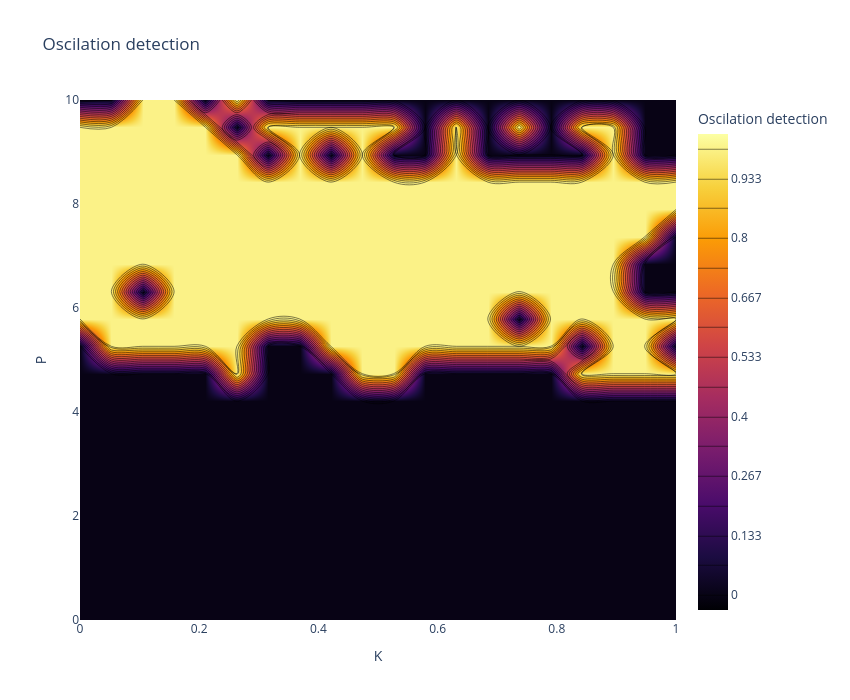
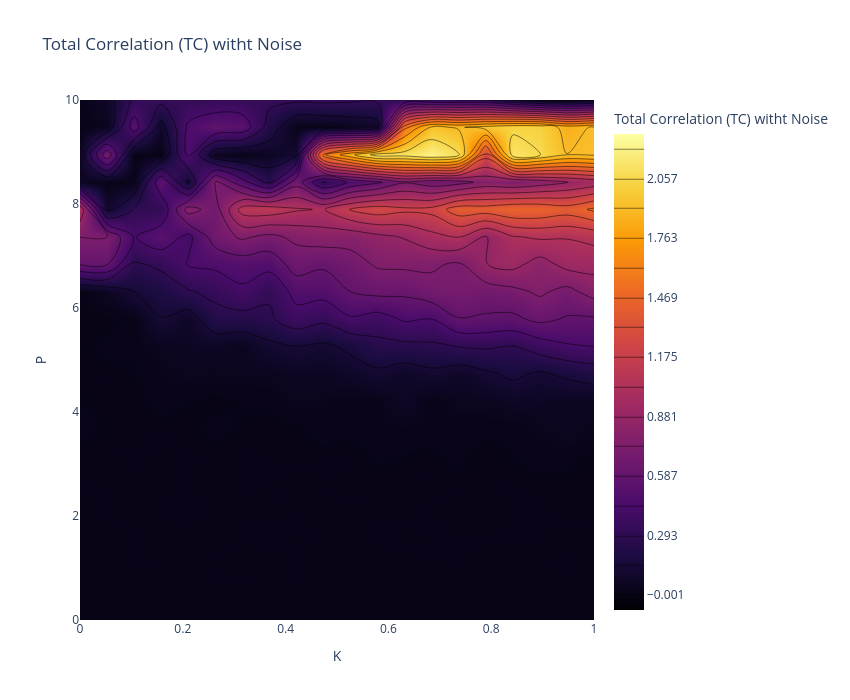
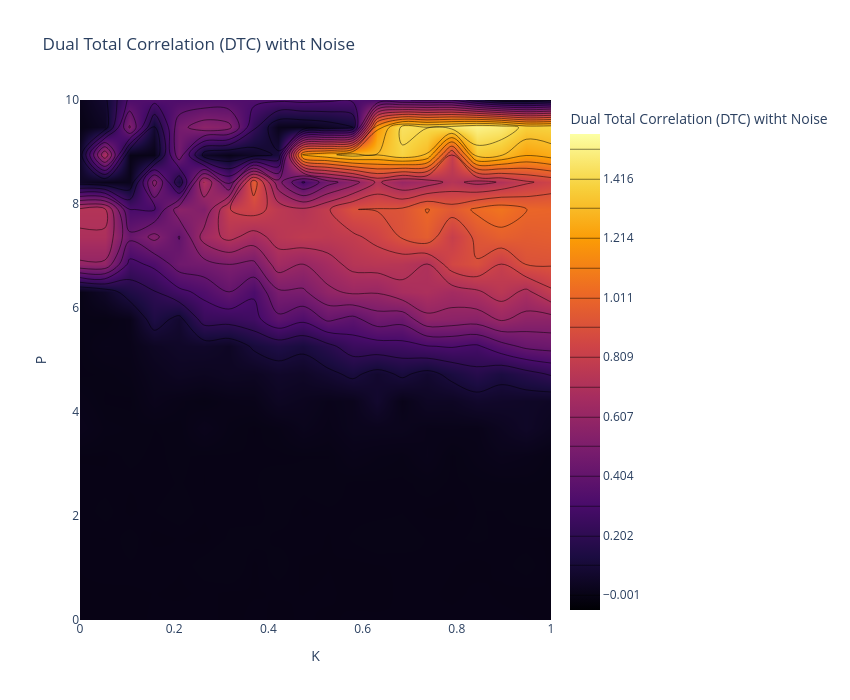
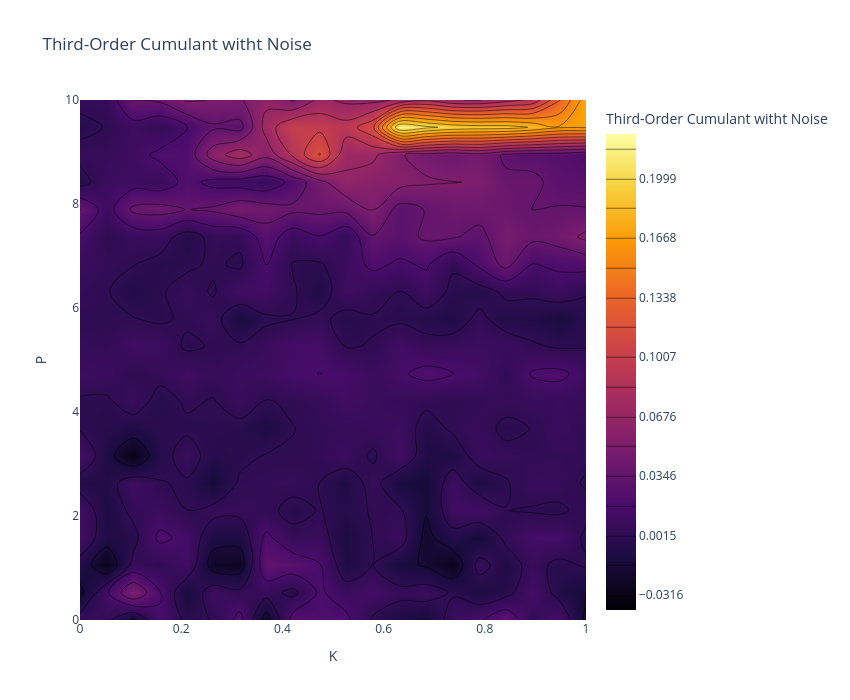

Here is the notebook cell these charts were saved with, in order:
### Markdown cell above
---
## **7. Oscillation Detection in $(P \times K$) Space** with noise
We perform a parameter sweep to detect oscillations in the $(P \times K$) space.

### Code cell
P_values = np.linspace(0.0, 10, 20)
K_values = np.linspace(0.0, 1.0, 20)
K3_values = np.linspace(0.0, 1.0, 20)
sigma_E = 0.03
#T=150 # 2 minutes
T=375
#T=10

# Matrices to store metrics with noise
TC_map_noise = np.zeros((len(P_values), len(K_values)))
DTC_map_noise = np.zeros((len(P_values), len(K_values)))
Cumulant_map_noise = np.zeros((len(P_values), len(K_values)))
PowerCorr_map_noise = np.zeros((len(P_values), len(K_values)))
Entropy_map_noise = np.zeros((len(P_values), len(K_values)))  # Nueva métrica
Entropy_map_skew = np.zeros((len(P_values), len(K3_values)))  # Nueva métrica
Entropy_map_kurt = np.zeros((len(P_values), len(K3_values)))  # Nueva métrica



# Matrix to store oscillation detection with noise
oscillation_map_noise = np.zeros((len(P_values), len(K3_values)), dtype=int)
# mean_map = np.zeros((len(P_values), len(K_values), N_nodes))

#initial state
seed = 42
rng = np.random.default_rng(seed)
state0 = 0.1 * rng.standard_normal(2 * N_nodes)

for i, P_val in enumerate(P_values):
    for j, K3_val in enumerate(K3_values):
        # Simulation with noise using the existing function for higher-order interactions
        # t, states = simulate_wc_stochastic(state0, P_val, K3_val, M, T, dt, sigma_E=sigma_E, higher_order=True, T_ho=T_ho)
        P_vec = np.array([P_val, P_val, P_val])
        t, states = simulate_wc_higher_order_additive_stochastic(state0, P_vec, K3_val, T_ho, T, dt, sigma_E)
        start_idx = int(0.2 * len(t))

        E_node = states[start_idx:, :N_nodes]
        I_node = states[start_idx:, N_nodes:]

        # Oscillation detection using the existing function
        is_lc1, _, _, _ = detect_limit_cycle_poincare(E_node[:, 0], I_node[:, 0], dt, threshold_ratio=0.05, period_cv_threshold=0.05)
        is_lc2, _, _, _ = detect_limit_cycle_poincare(E_node[:, 0], I_node[:, 0], dt, threshold_ratio=0.05, period_cv_threshold=0.05)
        is_lc3, _, _, _ = detect_limit_cycle_poincare(E_node[:, 0], I_node[:, 0], dt, threshold_ratio=0.05, period_cv_threshold=0.05)
        oscillation_map_noise[i, j]  = int((is_lc1==True) and (is_lc2==True) and (is_lc3==True))

        # quitar transiente (ej. mitad inicial)
        # cut = int(0.5 * len(t))
        # E_ss = E_node[cut:, :]
        # mean firing por nodo
        # mean_map[i, j, :] = np.mean(E_ss, axis=0)


        # Remove transient
        E = states[start_idx:, :N_nodes]

        # Data matrix for higher-order metrics
        X = E.copy()

        # Covariance matrix
        Sigma = np.cov(X.T)

        # Higher-order metrics using the existing functions
        TC_map_noise[i, j] = TC_gauss(Sigma)
        DTC_map_noise[i, j] = DTC_gauss(Sigma)
        skew, kurt = dev_gauss(X)  # Cálculo de la entropía
        Entropy_map_skew[i, j] = skew
        Entropy_map_kurt[i, j] = kurt
        #Entropy_map_noise[i, j] = dev_gauss(Sigma)  # Cálculo de la entropía
        if X.shape[1] == 3:
            Cumulant_map_noise[i, j] = cumulants(X)
            PowerCorr_map_noise[i, j] = powercorr(X)

    if (i + 1) % 5 == 0:
        print(f"Progress: {i+1}/{len(P_values)}")

# Visualization using the existing function
# plot_oscillation_map(oscillation_map_noise, P_values, K3_values, title="Oscillation Detection (P-K3) with Noise")

# Visualization using the existing functions

#cleaing the matrix
TC_clean = clean_rowwise_signed(TC_map_noise, n_std=2)
DTC_clean = clean_rowwise_signed(DTC_map_noise, n_std=2)
Cumulant_clean = clean_rowwise_signed(Cumulant_map_noise,n_std=2)
PowerCorr_clean = clean_rowwise_signed(PowerCorr_map_noise,n_std=2)
Skew_clean = clean_rowwise_signed(Entropy_map_skew,n_std=2)
Kurt_clean = clean_rowwise_signed(Entropy_map_kurt,n_std=2)

# visualization the matrix cleaned
plot_metrics_contour(oscillation_map_noise, P_values, K3_values, title="Oscilation detection")

plot_metrics_contour(TC_clean, P_values, K3_values, title="Total Correlation (TC) witht Noise")
plot_metrics_contour(DTC_clean, P_values, K3_values, title="Dual Total Correlation (DTC) witht Noise")
plot_metrics_contour(Cumulant_clean, P_values, K3_values, title="Third-Order Cumulant witht Noise")
plot_metrics_contour(PowerCorr_clean, P_values, K3_values, title="Triple Power Correlation witht Noise")
plot_metrics_contour(Skew_clean, P_values, K3_values, title="skew with Noise")
plot_metrics_contour(Kurt_clean, P_values, K3_values, title="Kurt with Noise")



#os.makedirs("results", exist_ok=True)
np.savez_compressed(
    "../results/metrics_Coupling_diffusive_noise.npz",
    oscillation_map=oscillation_map_noise,
    TC=TC_clean,
    DTC=DTC_clean,
    cumulant=Cumulant_clean,
    powercorr=PowerCorr_clean,
    skew=Skew_clean,
    kurt=Kurt_clean,
    P=P_values,
    K3=K3_values
)

### Figure 1 — Plotly figure (JSON) as saved in the notebook; plotly's stock layout.template omitted (floating-point values rounded to 4 significant figures; data arrays with more than 128 entries replaced by an {"elided": "..."} marker saying what was removed)
{"data": [{"colorbar": {"title": {"text": "Oscilation detection"}}, "colorscale": [[0, "#000004"], [0.1111, "#1b0c41"], [0.2222, "#4a0c6b"], [0.3333, "#781c6d"], [0.4444, "#a52c60"], [0.5556, "#cf4446"], [0.6667, "#ed6925"], [0.7778, "#fb9b06"], [0.8889, "#f7d13d"], [1, "#fcffa4"]], "contours": {"coloring": "heatmap", "end": 1, "showlines": true, "size": 0.06667, "start": 0}, "type": "contour", "x": [0.0, 0.05263, 0.1053, 0.1579, 0.2105, 0.2632, 0.3158, 0.3684, 0.4211, 0.4737, 0.5263, 0.5789, 0.6316, 0.6842, 0.7368, 0.7895, 0.8421, 0.8947, 0.9474, 1.0], "y": [0.0, 0.5263, 1.053, 1.579, 2.105, 2.632, 3.158, 3.684, 4.211, 4.737, 5.263, 5.789, 6.316, 6.842, 7.368, 7.895, 8.421, 8.947, 9.474, 10.0], "z": {"elided": "20x20 int values"}}], "layout": {"height": 700, "title": {"text": "Oscilation detection"}, "width": 850, "xaxis": {"title": {"text": "K"}}, "yaxis": {"title": {"text": "P"}}}}

### Figure 2 — Plotly figure (JSON) as saved in the notebook; plotly's stock layout.template omitted (floating-point values rounded to 4 significant figures; data arrays with more than 128 entries replaced by an {"elided": "..."} marker saying what was removed)
{"data": [{"colorbar": {"title": {"text": "Total Correlation (TC) witht Noise"}}, "colorscale": [[0, "#000004"], [0.1111, "#1b0c41"], [0.2222, "#4a0c6b"], [0.3333, "#781c6d"], [0.4444, "#a52c60"], [0.5556, "#cf4446"], [0.6667, "#ed6925"], [0.7778, "#fb9b06"], [0.8889, "#f7d13d"], [1, "#fcffa4"]], "contours": {"coloring": "heatmap", "end": 2.204, "showlines": true, "size": 0.147, "start": -0.0005871}, "type": "contour", "x": [0.0, 0.05263, 0.1053, 0.1579, 0.2105, 0.2632, 0.3158, 0.3684, 0.4211, 0.4737, 0.5263, 0.5789, 0.6316, 0.6842, 0.7368, 0.7895, 0.8421, 0.8947, 0.9474, 1.0], "y": [0.0, 0.5263, 1.053, 1.579, 2.105, 2.632, 3.158, 3.684, 4.211, 4.737, 5.263, 5.789, 6.316, 6.842, 7.368, 7.895, 8.421, 8.947, 9.474, 10.0], "z": {"elided": "20x20 float values"}}], "layout": {"height": 700, "title": {"text": "Total Correlation (TC) witht Noise"}, "width": 850, "xaxis": {"title": {"text": "K"}}, "yaxis": {"title": {"text": "P"}}}}

### Figure 3 — Plotly figure (JSON) as saved in the notebook; plotly's stock layout.template omitted (floating-point values rounded to 4 significant figures; data arrays with more than 128 entries replaced by an {"elided": "..."} marker saying what was removed)
{"data": [{"colorbar": {"title": {"text": "Dual Total Correlation (DTC) witht Noise"}}, "colorscale": [[0, "#000004"], [0.1111, "#1b0c41"], [0.2222, "#4a0c6b"], [0.3333, "#781c6d"], [0.4444, "#a52c60"], [0.5556, "#cf4446"], [0.6667, "#ed6925"], [0.7778, "#fb9b06"], [0.8889, "#f7d13d"], [1, "#fcffa4"]], "contours": {"coloring": "heatmap", "end": 1.517, "showlines": true, "size": 0.1012, "start": -0.0005952}, "type": "contour", "x": [0.0, 0.05263, 0.1053, 0.1579, 0.2105, 0.2632, 0.3158, 0.3684, 0.4211, 0.4737, 0.5263, 0.5789, 0.6316, 0.6842, 0.7368, 0.7895, 0.8421, 0.8947, 0.9474, 1.0], "y": [0.0, 0.5263, 1.053, 1.579, 2.105, 2.632, 3.158, 3.684, 4.211, 4.737, 5.263, 5.789, 6.316, 6.842, 7.368, 7.895, 8.421, 8.947, 9.474, 10.0], "z": {"elided": "20x20 float values"}}], "layout": {"height": 700, "title": {"text": "Dual Total Correlation (DTC) witht Noise"}, "width": 850, "xaxis": {"title": {"text": "K"}}, "yaxis": {"title": {"text": "P"}}}}

### Figure 4 — Plotly figure (JSON) as saved in the notebook; plotly's stock layout.template omitted (floating-point values rounded to 4 significant figures; data arrays with more than 128 entries replaced by an {"elided": "..."} marker saying what was removed)
{"data": [{"colorbar": {"title": {"text": "Third-Order Cumulant witht Noise"}}, "colorscale": [[0, "#000004"], [0.1111, "#1b0c41"], [0.2222, "#4a0c6b"], [0.3333, "#781c6d"], [0.4444, "#a52c60"], [0.5556, "#cf4446"], [0.6667, "#ed6925"], [0.7778, "#fb9b06"], [0.8889, "#f7d13d"], [1, "#fcffa4"]], "contours": {"coloring": "heatmap", "end": 0.2165, "showlines": true, "size": 0.01654, "start": -0.03158}, "type": "contour", "x": [0.0, 0.05263, 0.1053, 0.1579, 0.2105, 0.2632, 0.3158, 0.3684, 0.4211, 0.4737, 0.5263, 0.5789, 0.6316, 0.6842, 0.7368, 0.7895, 0.8421, 0.8947, 0.9474, 1.0], "y": [0.0, 0.5263, 1.053, 1.579, 2.105, 2.632, 3.158, 3.684, 4.211, 4.737, 5.263, 5.789, 6.316, 6.842, 7.368, 7.895, 8.421, 8.947, 9.474, 10.0], "z": {"elided": "20x20 float values"}}], "layout": {"height": 700, "title": {"text": "Third-Order Cumulant witht Noise"}, "width": 850, "xaxis": {"title": {"text": "K"}}, "yaxis": {"title": {"text": "P"}}}}
